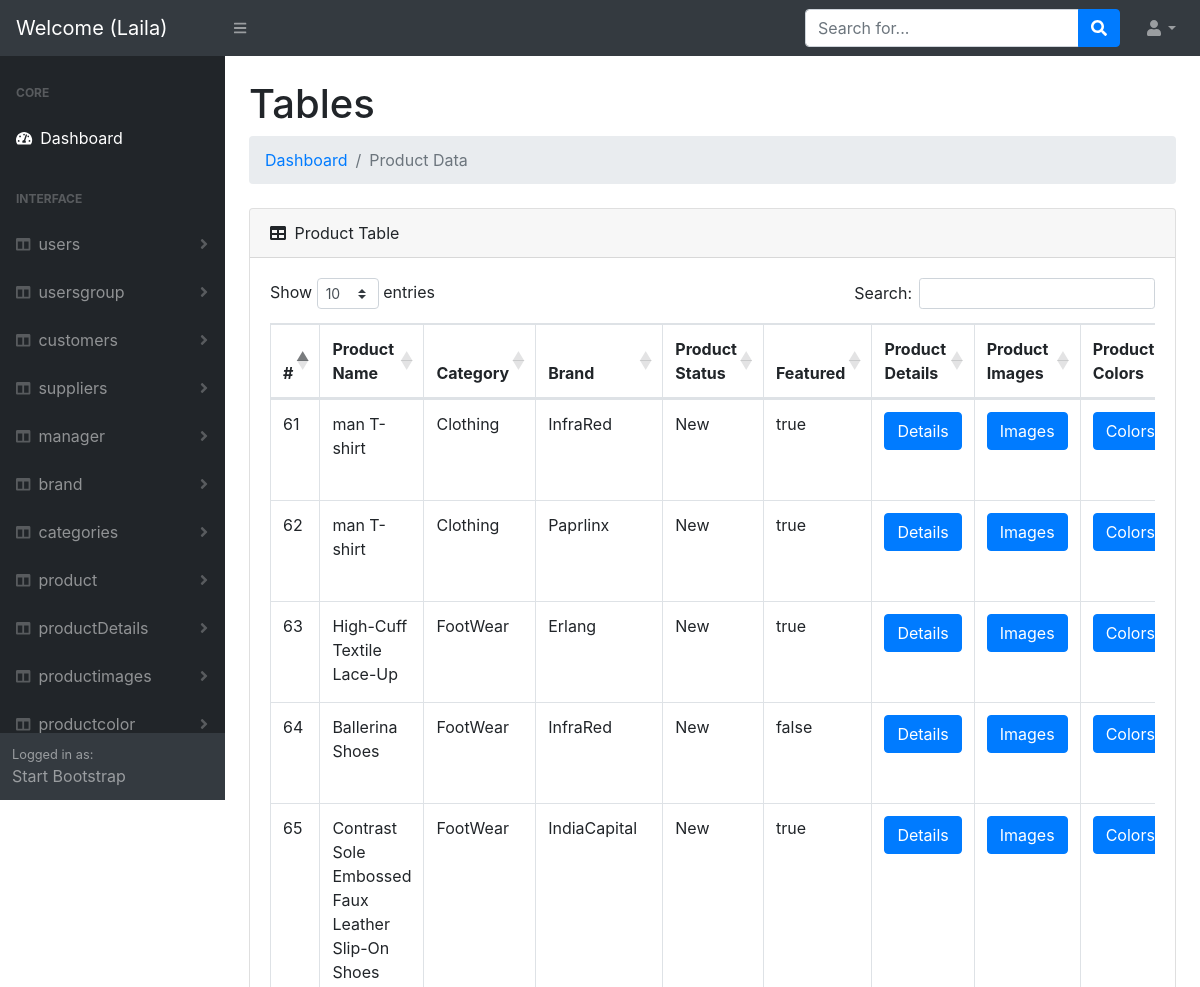
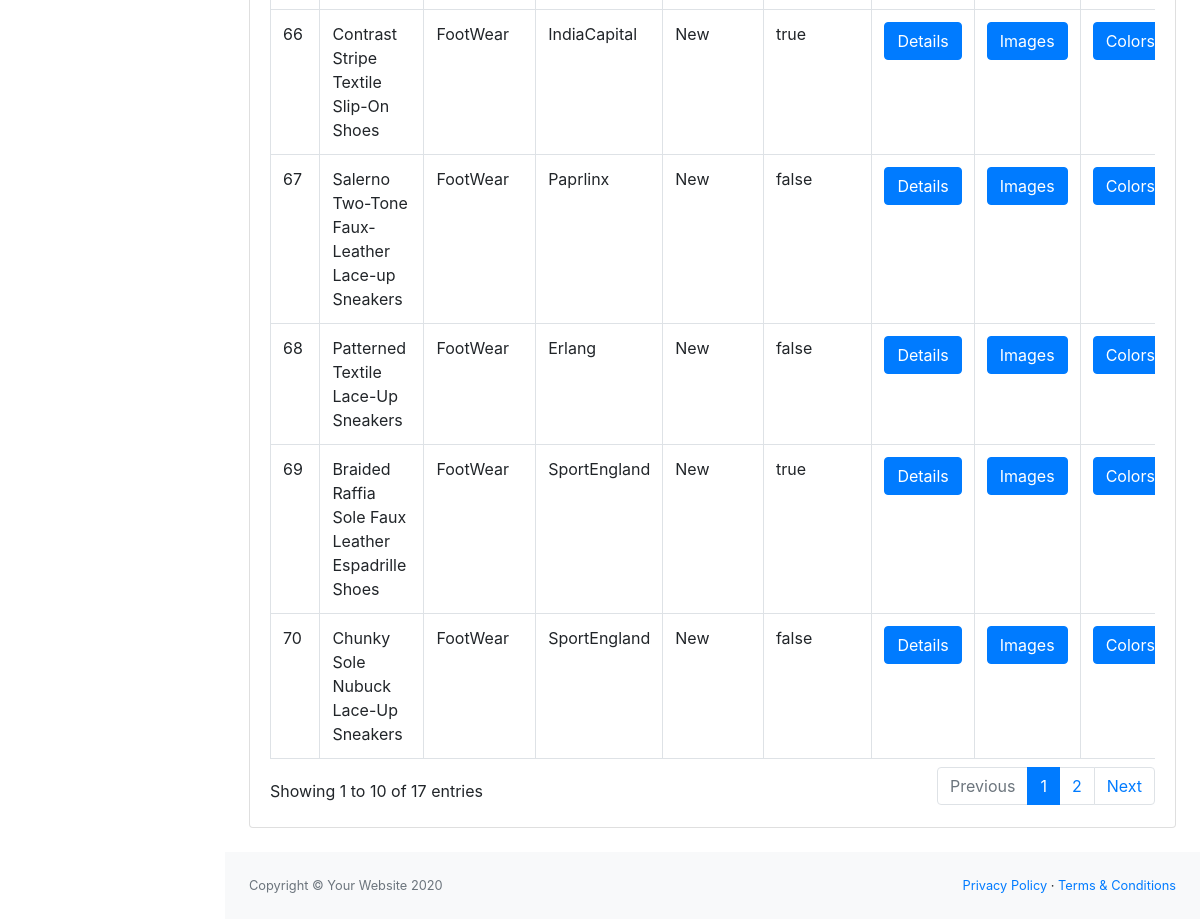
The page /Dashboard/admin/product/index.php (signed in) on the database its author committed (2 pictures, top to bottom).
### tables this page shows
CREATE TABLE `product` (
  `id` int(11) NOT NULL,
  `productname` varchar(250) NOT NULL,
  `product_cat_id` int(11) NOT NULL,
  `product_brand_id` int(11) NOT NULL,
  `product_status` varchar(100) NOT NULL COMMENT 'New ,Old ,used',
  `featured` varchar(50) NOT NULL COMMENT 'to make the product featured (1)True or not (0)false'
);

CREATE TABLE `categoreis` (
  `id` int(11) NOT NULL,
  `categoryname` varchar(250) NOT NULL,
  `description` text NOT NULL,
  `ordering` tinyint(4) NOT NULL COMMENT 'order the category as I wish anytime',
  `Active` tinyint(4) NOT NULL DEFAULT 1 COMMENT 'make visible 1 or not 2',
  `category_made_date` datetime NOT NULL DEFAULT current_timestamp()
);

CREATE TABLE `brand` (
  `brand_Id` int(11) NOT NULL,
  `brandName` varchar(50) NOT NULL,
  `brandImage` varchar(50) NOT NULL
);

### Dashboard/admin/product/index.php (the view, shortened to what this page needs)
<?php
include '../helpers/dbconnection.php';
$sql = "SELECT `product`.*,`product`.`id` as `product_id`,`brand`.`brandName`, `categoreis`.categoryname  FROM `product` join `categoreis` on `product`.`product_cat_id` = `categoreis`.`id` join `brand` on `product`.`product_brand_id`=`brand`.`brand_Id` ORDER BY `product`.`id` desc  ";
$op  = mysqli_query($conn, $sql);
include '../header.php';
?>
<body class="sb-nav-fixed">
    <?php
    include '../nav.php';
    ?>
    <div id="layoutSidenav">
        <?php
        include '../sidNave.php';
        ?>
        <div id="layoutSidenav_content">
            <main>
                <div class="container-fluid">
                    <h1 class="mt-4">Tables</h1>
                    <ol class="breadcrumb mb-4">
                        <?php
                        if (isset($_SESSION['errors'])) {
                            foreach ($_SESSION['errors'] as $key =>  $value) {
                                echo '* ' . $key . ' : ' . $value . '<br>';
                            }
                            unset($_SESSION['errors']);
                        } else {
                        ?>
                            <li class="breadcrumb-item"><a href="index.html">Dashboard</a></li>
                            <li class="breadcrumb-item active">Product Data</li>
                        <?php } ?>
                    </ol>
                    <div class="card mb-4">
                        <div class="card-header">
                            <i class="fas fa-table mr-1"></i>
                            Product Table
                        </div>
                        <div class="card-body">
                            <div class="table-responsive">
                                <table class="table table-bordered" id="dataTable" width="100%" cellspacing="0">
                                    <thead>
                                        <tr>
                                            <th>#</th>
                                            <th>Product Name </th>
                                            <th>Category </th>
                                            <th>Brand</th>
                                            <th>Product Status</th>
                                            <th>Featured </th>
                                            <th>Product Details </th>
                                            <th> Product Images </th>
                                            <th> Product Colors </th>
                                        </tr>
                                    </thead>
                                    <tbody>
                                        <?php
                                        while ($result = mysqli_fetch_assoc($op)) {
                                        ?>
                                            <tr>
                                                <td><?php echo $result['product_id']; ?></td>
                                                <td><?php echo $result['productname']; ?></td>
                                                <td><?php echo $result['categoryname']; ?></td>
                                                <td><?php echo $result['brandName']; ?></td>
                                                <td><?php echo $result['product_status']; ?></td>
                                                <td><?php echo $result['featured']; ?></td>
                                                <td> <a href='../productdetails/index.php' class='btn btn-primary m-r-1em'>Details</a> </td>
                                                <td> <a href='../productimages/index.php' class='btn btn-primary m-r-1em'>Images</a> </td>
                                                <td> <a href='../productcolor/index.php' class='btn btn-primary m-r-1em'>Colors</a></td>
                                            </tr>
                                        <?php } ?>
                                    </tbody>
                                </table>
                            </div>
                        </div>
                    </div>
                </div>
            </main>
            <?php
            include '../footer.php';
            ?>

### rows shown on the page
product: id "70", productname "Chunky Sole Nubuck Lace-Up Sneakers", product_cat.categoryname "FootWear", product_brand.brandName "SportEngland", product_status "New", featured "false"
product: id "69", productname "Braided Raffia Sole Faux Leather Espadrille Shoes", product_cat.categoryname "FootWear", product_brand.brandName "SportEngland", product_status "New", featured "true"
product: id "68", productname "Patterned Textile Lace-Up Sneakers", product_cat.categoryname "FootWear", product_brand.brandName "Erlang", product_status "New", featured "false"
product: id "67", productname "Salerno Two-Tone Faux-Leather Lace-up Sneakers", product_cat.categoryname "FootWear", product_brand.brandName "Paprlinx", product_status "New", featured "false"
product: id "66", productname "Contrast Stripe Textile Slip-On Shoes", product_cat.categoryname "FootWear", product_brand.brandName "IndiaCapital", product_status "New", featured "true"
product: id "65", productname "Contrast Sole Embossed Faux Leather Slip-On Shoes", product_cat.categoryname "FootWear", product_brand.brandName "IndiaCapital", product_status "New", featured "true"
product: id "64", productname "Ballerina Shoes", product_cat.categoryname "FootWear", product_brand.brandName "InfraRed", product_status "New", featured "false"
product: id "63", productname "High-Cuff Textile Lace-Up", product_cat.categoryname "FootWear", product_brand.brandName "Erlang", product_status "New", featured "true"
product: id "62", productname "man T-shirt", product_cat.categoryname "Clothing", product_brand.brandName "Paprlinx", product_status "New", featured "true"
product: id "61", productname "man T-shirt", product_cat.categoryname "Clothing", product_brand.brandName "InfraRed", product_status "New", featured "true"

### other values the page prints
$_SESSION['User']['firstName'] "Laila"
$data "users"
$data "usersgroup"
$data "customers"
$data "suppliers"
$data "manager"
$data "brand"
$data "categories"
$data "product"
$data "productDetails"
$data "productimages"
$data "productcolor"
